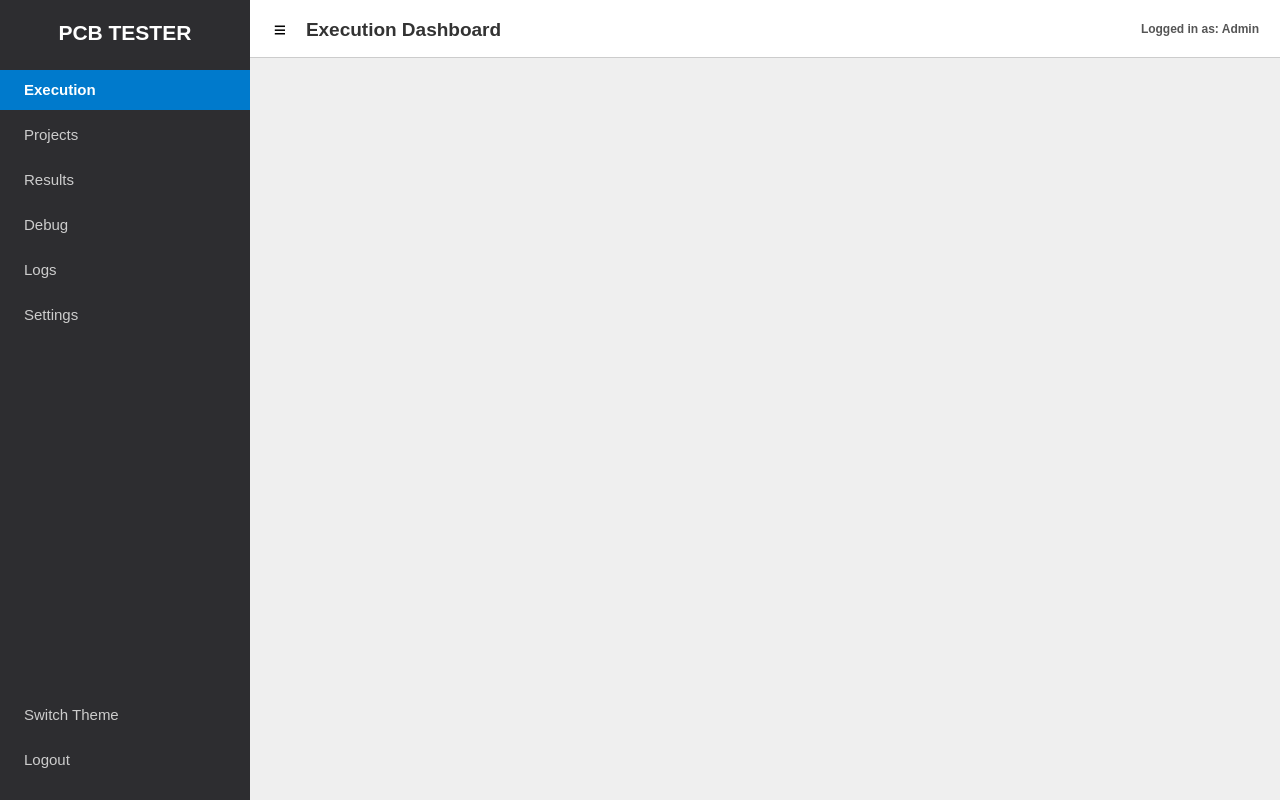
<?xml version="1.0" encoding="UTF-8"?>
<ui version="4.0">
 <class>MainWindow</class>
 <widget class="QMainWindow" name="MainWindow">
  <property name="geometry">
   <rect>
    <x>0</x>
    <y>0</y>
    <width>1280</width>
    <height>800</height>
   </rect>
  </property>
  <property name="windowTitle">
   <string>PCB Tester Pro</string>
  </property>
  <widget class="QWidget" name="centralwidget">
   <layout class="QHBoxLayout" name="horizontalLayout_main">
    <property name="spacing">
     <number>0</number>
    </property>
    <property name="leftMargin">
     <number>0</number>
    </property>
    <property name="topMargin">
     <number>0</number>
    </property>
    <property name="rightMargin">
     <number>0</number>
    </property>
    <property name="bottomMargin">
     <number>0</number>
    </property>

    <!-- LEFT SIDEBAR -->
    <item>
     <widget class="QWidget" name="widget_sidebar" native="true">
      <property name="minimumSize">
       <size>
        <width>250</width>
        <height>0</height>
       </size>
      </property>
      <property name="maximumSize">
       <size>
        <width>250</width>
        <height>16777215</height>
       </size>
      </property>
      <property name="styleSheet">
       <string notr="true">
        QWidget#widget_sidebar { background-color: #2D2D30; color: white; }
        QPushButton {
         text-align: left;
         padding-left: 20px;
         border: none;
         background: transparent;
         color: #CCCCCC;
         height: 40px;
         font-size: 11pt;
        }
        QPushButton:hover {
         background-color: #3E3E42;
         color: white;
        }
        QPushButton:checked {
         background-color: #007ACC;
         color: white;
         font-weight: bold;
        }
       </string>
      </property>
      <layout class="QVBoxLayout" name="verticalLayout_sidebar">
       <property name="spacing">
        <number>5</number>
       </property>
       <property name="leftMargin">
        <number>0</number>
       </property>
       <property name="topMargin">
        <number>20</number>
       </property>
       <property name="rightMargin">
        <number>0</number>
       </property>
       <property name="bottomMargin">
        <number>20</number>
       </property>

       <!-- LOGO AREA -->
       <item>
        <widget class="QLabel" name="label_app_logo">
         <property name="text">
          <string>PCB TESTER</string>
         </property>
         <property name="alignment">
          <set>Qt::AlignCenter</set>
         </property>
         <property name="styleSheet">
          <string notr="true">font-size: 16pt; font-weight: bold; color: white; margin-bottom: 20px;</string>
         </property>
        </widget>
       </item>

       <!-- NAVIGATION BUTTONS -->
       <item>
        <widget class="QPushButton" name="btn_nav_execution">
         <property name="text">
          <string> Execution</string>
         </property>
         <property name="checkable">
          <bool>true</bool>
         </property>
         <property name="checked">
          <bool>true</bool>
         </property>
         <property name="autoExclusive">
          <bool>true</bool>
         </property>
        </widget>
       </item>
       <item>
        <widget class="QPushButton" name="btn_nav_project">
         <property name="text">
          <string> Projects</string>
         </property>
         <property name="checkable">
          <bool>true</bool>
         </property>
         <property name="autoExclusive">
          <bool>true</bool>
         </property>
        </widget>
       </item>
       <item>
        <widget class="QPushButton" name="btn_nav_results">
         <property name="text">
          <string> Results</string>
         </property>
         <property name="checkable">
          <bool>true</bool>
         </property>
         <property name="autoExclusive">
          <bool>true</bool>
         </property>
        </widget>
       </item>
       <item>
        <widget class="QPushButton" name="btn_nav_debug">
         <property name="text">
          <string> Debug</string>
         </property>
         <property name="checkable">
          <bool>true</bool>
         </property>
         <property name="autoExclusive">
          <bool>true</bool>
         </property>
        </widget>
       </item>
       <item>
        <widget class="QPushButton" name="btn_nav_logs">
         <property name="text">
          <string> Logs</string>
         </property>
         <property name="checkable">
          <bool>true</bool>
         </property>
         <property name="autoExclusive">
          <bool>true</bool>
         </property>
        </widget>
       </item>
       <item>
        <widget class="QPushButton" name="btn_nav_settings">
         <property name="text">
          <string> Settings</string>
         </property>
         <property name="checkable">
          <bool>true</bool>
         </property>
         <property name="autoExclusive">
          <bool>true</bool>
         </property>
        </widget>
       </item>

       <item>
        <spacer name="verticalSpacer_sidebar">
         <property name="orientation">
          <enum>Qt::Vertical</enum>
         </property>
         <property name="sizeHint" stdset="0">
          <size>
           <width>20</width>
           <height>40</height>
          </size>
         </property>
        </spacer>
       </item>

       <!-- BOTTOM SIDEBAR ITEMS -->
       <item>
        <widget class="QPushButton" name="btn_theme_toggle">
         <property name="text">
          <string> Switch Theme</string>
         </property>
         <property name="checkable">
          <bool>false</bool>
         </property>
        </widget>
       </item>
       <item>
        <widget class="QPushButton" name="btn_logout">
         <property name="text">
          <string> Logout</string>
         </property>
        </widget>
       </item>
      </layout>
     </widget>
    </item>

    <!-- MAIN CONTENT AREA -->
    <item>
     <layout class="QVBoxLayout" name="verticalLayout_content">
      <property name="spacing">
       <number>0</number>
      </property>

      <!-- TOP HEADER -->
      <item>
       <widget class="QWidget" name="widget_header" native="true">
        <property name="minimumSize">
         <size>
          <width>0</width>
          <height>50</height>
         </size>
        </property>
        <property name="styleSheet">
         <string notr="true">
            QWidget#widget_header {
                background-color: white; /* Will be overridden by Theme */
                border-bottom: 1px solid #CCCCCC;
            }
         </string>
        </property>
        <layout class="QHBoxLayout" name="horizontalLayout_header">
         <property name="leftMargin">
          <number>10</number>
         </property>
         <property name="rightMargin">
          <number>20</number>
         </property>

         <!-- HAMBURGER BUTTON -->
         <item>
          <widget class="QPushButton" name="btn_toggle_sidebar">
           <property name="minimumSize">
             <size>
              <width>40</width>
              <height>40</height>
             </size>
           </property>
           <property name="cursor">
            <cursorShape>PointingHandCursor</cursorShape>
           </property>
           <property name="styleSheet">
            <string notr="true">border: none; background: transparent; font-size: 16pt;</string>
           </property>
           <property name="text">
            <string>≡</string>
           </property>
          </widget>
         </item>

         <item>
          <widget class="QLabel" name="label_page_title">
           <property name="text">
            <string>Execution Dashboard</string>
           </property>
           <property name="styleSheet">
            <string notr="true">font-size: 14pt; font-weight: bold; color: #333333;</string>
           </property>
          </widget>
         </item>
         <item>
          <spacer name="horizontalSpacer_header">
           <property name="orientation">
            <enum>Qt::Horizontal</enum>
           </property>
           <property name="sizeHint" stdset="0">
            <size>
             <width>40</width>
             <height>20</height>
            </size>
           </property>
          </spacer>
         </item>
         <item>
          <widget class="QLabel" name="label_user_info">
           <property name="text">
            <string>Logged in as: Admin</string>
           </property>
           <property name="styleSheet">
            <string notr="true">font-weight: bold; color: #555555;</string>
           </property>
          </widget>
         </item>
        </layout>
       </widget>
      </item>

      <!-- STACKED WIDGET -->
      <item>
       <widget class="QStackedWidget" name="stackedWidget_content">
        <property name="currentIndex">
         <number>0</number>
        </property>
        <!-- Pages will be added dynamically -->
        <widget class="QWidget" name="page_placeholder"/>
       </widget>
      </item>

      <!-- BOTTOM STATUS BAR (One Line) -->
      <item>
       <widget class="QPlainTextEdit" name="plainTextEdit_status">
        <property name="maximumSize">
         <size>
          <width>16777215</width>
          <height>30</height>
         </size>
        </property>
        <property name="readOnly">
         <bool>true</bool>
        </property>
        <property name="styleSheet">
         <string notr="true">border: none; background: transparent; font-size: 9pt; color: #666;</string>
        </property>
       </widget>
      </item>

     </layout>
    </item>
   </layout>
  </widget>
 </widget>
 <resources/>
 <connections/>
</ui>
